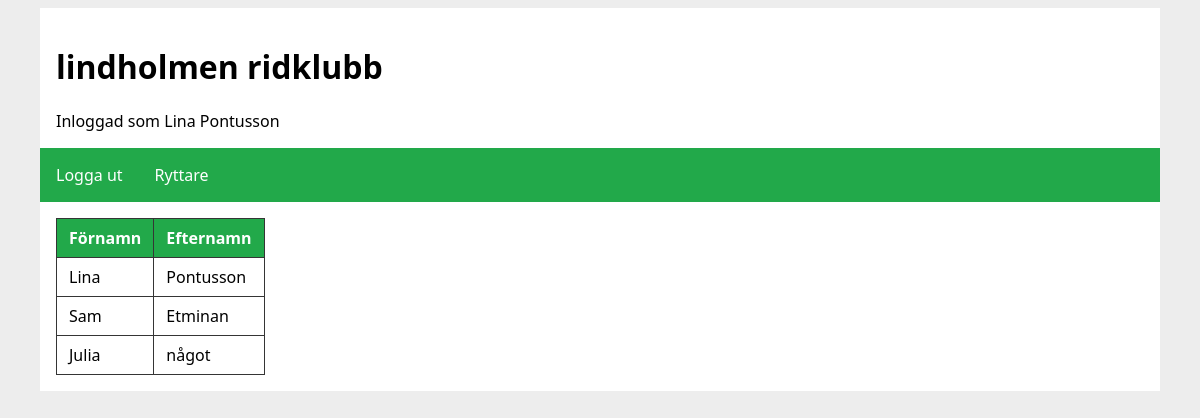
Page /public_html/Projekt/Ryttare.php (signed in) on the earlier database version.
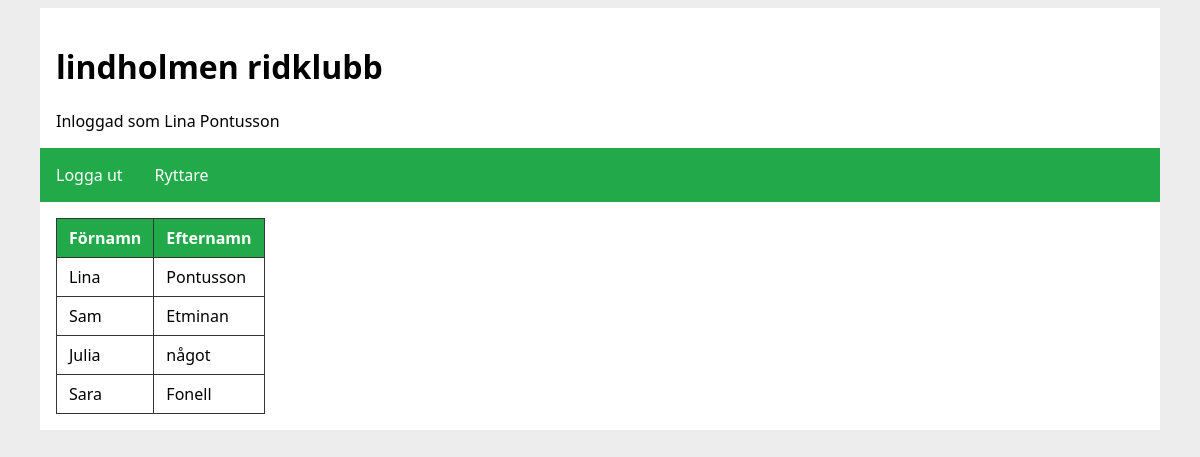
Same page on the later database version.
### tables this page shows
CREATE TABLE Ryttare (Ryttarid INTEGER PRIMARY KEY, Namn TEXT NOT NULL, Efternamn TEXT NOT NULL, username TEXT UNIQUE, password TEXT);

### slutprojekt-config.php (called while the page is built)
<?php
$siteUrl = "http://localhost:3000/public_html/Projekt/";

### slutprojekt-app.php (called while the page is built, shortened)
<?php
$dsn = "sqlite:" . __DIR__ . "/Slutprojekt.db";
try {
    $pdo = new PDO($dsn);
    $pdo->setAttribute(PDO::ATTR_ERRMODE, PDO::ERRMODE_EXCEPTION);
} catch (PDOException $e) {
    echo "Failed to connect to the database using DSN:<br>'$dsn'<br>" . $e->getMessage();
    exit();
}
function h($text) {
    return htmlspecialchars($text);
}
require_once(__DIR__ . "/slutprojekt-config.php");
if (isset($_SESSION["Ryttarid"])){
$getRyttarStmt = $pdo->prepare("SELECT * FROM Ryttare WHERE Ryttarid = :Ryttarid");
$getRyttarStmt->execute(["Ryttarid" => $_SESSION["Ryttarid"]]);
$Ryttare = $getRyttarStmt->fetch(PDO::FETCH_ASSOC);
}

### public_html/Projekt/Ryttare.php (the view)
<?php
require_once('../../slutprojekt-app.php');
require($includeDir . "/header.php");
$stmt = $pdo-> prepare("SELECT * FROM Ryttare");
$stmt->execute();
$result = $stmt->fetchAll(PDO::FETCH_ASSOC);
?>
<main>
<?php if (isset($_SESSION["Ryttarid"])) : ?>
<table>
        <tr>
            <th>Förnamn</th>
            <th>Efternamn</th>
        </tr>
        <?php foreach ($result as $key => $value) : ?>
        <tr>
            <td><?=h($value['Namn']) ?></td>
            <td><?= h($value['Efternamn']) ?></td>
        </tr>
        <?php endforeach?>
    </table>
<?php endif ?>
</main>

### slutprojekt-includes/header.php (shortened to what this page needs)
<!DOCTYPE html>
<html lang="en">
<head>
    <link rel="stylesheet" href="<?= $siteUrl ?>style.css">
</head>
<body>
<header>
    <h1>lindholmen ridklubb</h1>
    <?php
    if(isset($_SESSION["Ryttarid"])){
        echo "<div>Inloggad som " . $Ryttare["Namn"] . " " . $Ryttare["Efternamn"] . "</div>";
    } ?>
</header>
<nav>
    <a href="<?= $siteUrl ?>index.php">Logga ut</a>
    <a href="<?= $siteUrl ?>Ryttare.php">Ryttare</a>
</nav>

### public_html/Projekt/style.css (style rules this page uses)
* { box-sizing: border-box; }
:root { --site-width: 70rem; }
body { background-color: rgb(237, 237, 237); font-family: system-ui, -apple-system, BlinkMacSystemFont, 'Segoe UI', Roboto, Oxygen, Ubuntu, Cantarell, 'Open Sans', 'Helvetica Neue', sans-serif; }
header, main, footer { max-width: var(--site-width); margin: auto; background-color: white; padding: 1rem; }
nav { max-width: var(--site-width); margin: auto; background-color: rgb(34, 169, 74); display: flex; }
nav a { text-decoration: none; color: white; padding: 1rem; }
table { border-spacing: 0; border-collapse: collapse; }
td, th { border: solid 1px rgb(53, 53, 53); padding: 0.5rem 0.75rem; }
th { background-color: rgb(34, 169, 74); color: white; }

Differences in the rows shown:
added ryttare: Namn "Sara", Efternamn "Fonell"
